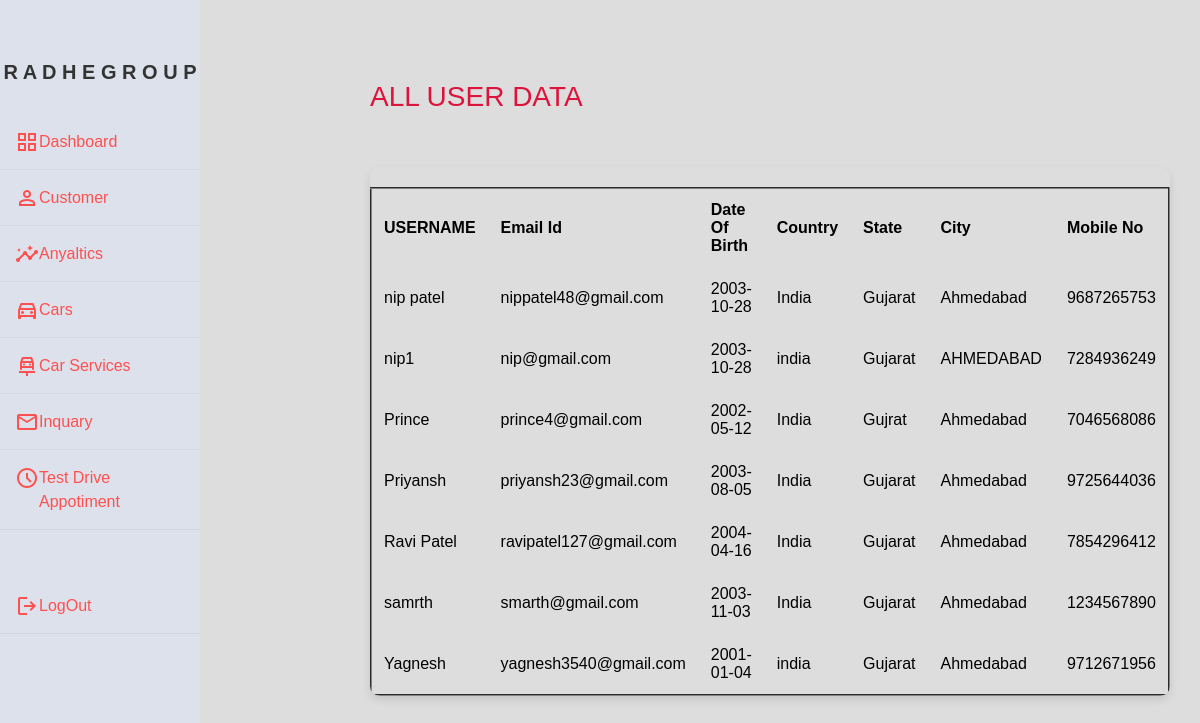
Page /userlist.php on the committed database.
### tables this page shows
CREATE TABLE `users` (
  `sno` int(100) NOT NULL,
  `username` varchar(15) NOT NULL,
  `password` varchar(255) NOT NULL,
  `emailid` varchar(30) NOT NULL,
  `date_of_birth` date NOT NULL,
  `country` varchar(50) NOT NULL,
  `State` varchar(30) NOT NULL,
  `city` varchar(30) NOT NULL,
  `mobile_no` text NOT NULL,
  `securtyquestion` varchar(200) NOT NULL,
  `answer` varchar(100) NOT NULL
);

### userlist.php (the view, shortened to what this page needs)
<?php
$servername = "localhost";
$username = "root";
$pass = "";
$database = "users2810";
$conn = mysqli_connect($servername, $username, $pass, $database);
?>
<html>
<head>
    <link rel="stylesheet" href="https://stackpath.bootstrapcdn.com/bootstrap/4.5.2/css/bootstrap.min.css">
<body>
    <?php include 'nav.php'?>
    <div class="main_content">
        <div class="info">
            <div class="content">
                <h3>ALL USER DATA </h3> <br>
                <div class="table-container">
                    <table border="2">
                        <tr>
                            <td><b>USERNAME</b></td>
                            <td><b>Email Id</b></td>
                            <td><b>Date Of Birth</b></td>
                            <td><b>Country</b></td>
                            <td><b>State</b></td>
                            <td><b>City</b></td>
                            <td><b>Mobile No</b></td>
                        </tr>
                        <tbody>
                            <?php
                                $sql = "SELECT * FROM `users`";
                                $result = mysqli_query($conn, $sql);
                                while($row = mysqli_fetch_assoc($result))
                                {
                                echo "<tr>
                                    <td>".$row['username'] ."</td>
                                    <td> ".$row['emailid'] ."</td>
                                    <td> ".$row['date_of_birth'] ."</td>
                                    <td> ".$row['country'] ."</td>
                                    <td> ".$row['State'] ."</td>
                                    <td> ".$row['city'] ."</td>
                                    <td> ".$row['mobile_no'] ."</td>
                                </tr>";
                                }
        ?>
                        </tbody>
                    </table>
                </div>
            </div>
        </div>
    </div>
    </body>
</head>
</html>

### userlist.php (style rules this page uses)
body { font-family: Arial, sans-serif; margin: 0; padding: 0; background-color: #ddd; }
.content { padding: 40px; align-items: center; padding-left: 150px; }
h3 { color:crimson; margin-top: 20px; }
.table-container { margin-top: 20px; box-shadow: 0 4px 8px rgba(0, 0, 0, 0.1); border-radius: 10px; overflow: hidden; background-color:transparent; width: 100%; }
table { width: 100%; border-collapse: collapse; margin-top: 20px; background-color: transparent; color: black; }
th, td { padding: 12px; border: 1px solid #ddd; text-align: left; }

### nav.php (style rules this page uses)
* { margin: 0; padding: 0; box-sizing: border-box; list-style: none; text-decoration: none; font-family: 'Poppins', sans-serif; }
.wrapper .main_content { margin-left: 200px; }
.wrapper .main_content .info { margin: 20px; color: #717171; line-height: 25px; }
.wrapper .main_content .info div { margin-bottom: 20px; }

### rows in the picture
users: username "nip patel", emailid "nippatel48@gmail.com", date_of_birth "2003-10-28", country "India", State "Gujarat", city "Ahmedabad", mobile_no "9687265753"
users: username "nip1", emailid "nip@gmail.com", date_of_birth "2003-10-28", country "india", State "Gujarat", city "AHMEDABAD", mobile_no "7284936249"
users: username "Prince", emailid "prince4@gmail.com", date_of_birth "2002-05-12", country "India", State "Gujrat", city "Ahmedabad", mobile_no "7046568086"
users: username "Priyansh", emailid "priyansh23@gmail.com", date_of_birth "2003-08-05", country "India", State "Gujarat", city "Ahmedabad", mobile_no "9725644036"
users: username "Ravi Patel", emailid "ravipatel127@gmail.com", date_of_birth "2004-04-16", country "India", State "Gujarat", city "Ahmedabad", mobile_no "7854296412"
users: username "samrth", emailid "smarth@gmail.com", date_of_birth "2003-11-03", country "India", State "Gujarat", city "Ahmedabad", mobile_no "1234567890"
users: username "Yagnesh", emailid "yagnesh3540@gmail.com", date_of_birth "2001-01-04", country "india", State "Gujarat", city "Ahmedabad", mobile_no "9712671956"
